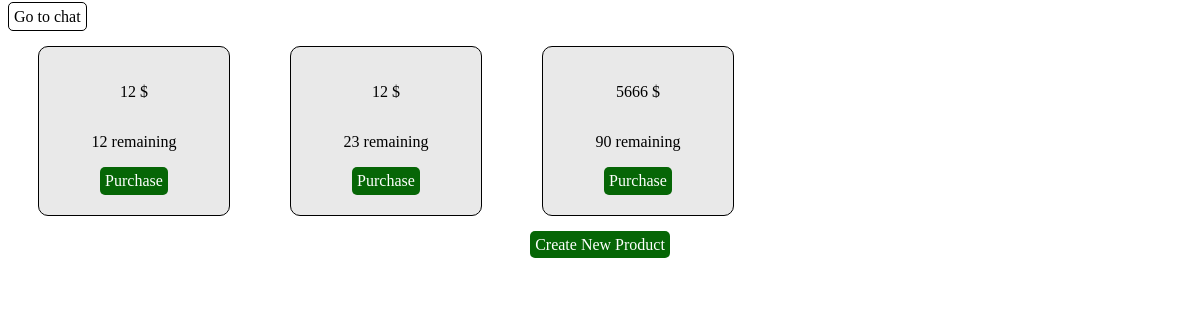
Page /shop on the committed database.
### shop/models.py (models this page shows)
class Product(models.Model):
    price = models.IntegerField()
    image = models.CharField(max_length=255)
    description = models.CharField(max_length=510)
    quantity = models.IntegerField()

### shop/views.py (the view)
# urls.py: path("", views.index, name="index")
def index(request):
    context = {}
    context["product_list"] = Product.objects.all()
    return render(request, "shop/index.html", context)

### shop/templates/shop/index.html (shortened to what this page needs)
<!DOCTYPE html>
<html lang="en">
<head>
</head>
<body>
    <a href="/chat" class="chat">Go to chat</a>
    <div class="main">
        {% for product in product_list %}
            {% if product.quantity != 0 %}
            <div class="item">
                <p>{{ product.price }} $</p>
                <p>{{ product.quantity }} remaining</p>
                <a href="/shop/{{ product.id }}">Purchase</a>
            </div>
            {% endif %}
        {% endfor %}
    </div>
    <div class="create">
        <a href="/shop/create" class="link">Create New Product</a>
    </div>
</body>
</html>

### shop/templates/shop/index.html (style rules this page uses)
.main { display: flex; flex-wrap: wrap; }
.item { background-color: rgb(233, 233, 233); border: 1px solid black; margin: 20px 30px; padding: 20px; display: flex; flex-direction: column; align-items: center; justify-content: center; border-radius: 10px; }
a { background-color: rgb(6, 102, 6); color: white; text-decoration: none; padding: 5px; border-radius: 5px; }
.link { text-align: center; }
.create { width: 100%; text-align: center; }
.chat { background-color: white; border: 1px solid black; color: black; }

### rows in the picture
Product: price "12", quantity "12"
Product: price "12", quantity "23"
Product: price "5666", quantity "90"
